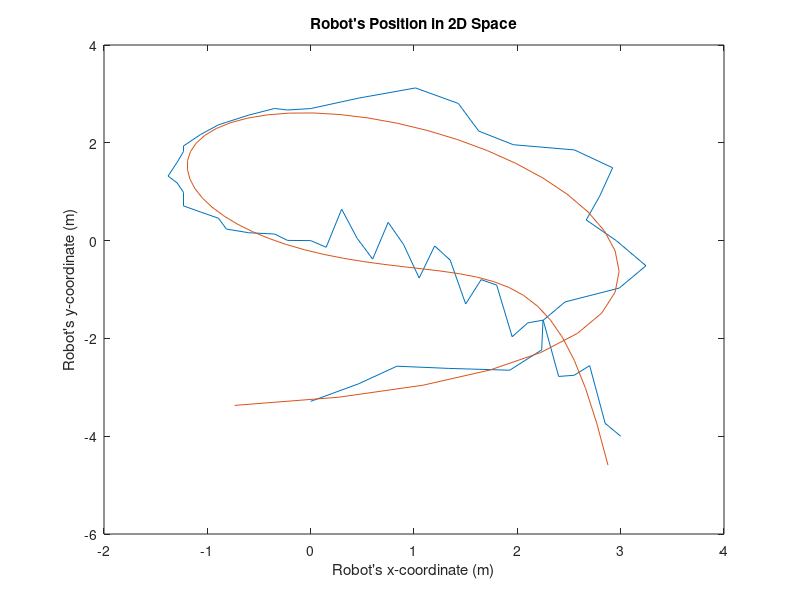

Write the MATLAB code that produced this figure. (Note: this script raises an error after producing the figure.)
%From analyzing robpos.mat
%x = robpos(t,2)
%y = robpos(t,3)
load("robpos.mat")
%Part a) plotting robot's position
t=robpos(:,1);
robposx=robpos(:,2);
robposy=robpos(:,3);
figure
plot(robpos(:,2),robpos(:,3))
title("Robot's Position in 2D Space")
xlabel("Robot's x-coordinate (m)")
ylabel("Robot's y-coordinate (m)")
%Part b) plotting a line of best fit for the posotion
coefsxpos=polyfit(t,robposx,5);
ybestfitposx=polyval(coefsxpos,t);
coefsypos=polyfit(t,robposy,5);
ybestfitposy=polyval(coefsypos,t);
hold on
plot(ybestfitposx,ybestfitposy)
legend("Position","Best fit")
%Part a) calculating velocity and acceleration
v=[];
a=[];
for t=1:60
    v(t,1) = sqrt((robpos(t + 1,2) - robpos(t,2))^2 + (robpos(t + 1,3) - robpos(t,3))^2);
    v(t,2) = robpos(t + 1,2) - robpos(t,2);
    v(t,3) = robpos(t + 1,3) - robpos(t,3);
    if t>1 %at t=0 there is no exisiting acceleration because (t-1) would be negative time
        a(t,1) = v(t,1)-v(t-1,1);
    end
end
%Part a) plotting velocity
linspacev = linspace(0,60,60);
figure
plot(linspacev,v(:,1))
title("Robot's Velocity")
xlabel("Time (s)")
ylabel("Velocity (m/s)")
%Part b) calculating line of best fit for velocity
vx=(v(:,2));
vy=(v(:,3));
coefsxv=polyfit(linspacev',vx,5);
ybestfitvx=polyval(coefsxv,linspacev');
coefsyv=polyfit(linspacev',vy,5);
ybestfitvy=polyval(coefsyv,linspacev');
ybestfitvall = sqrt(ybestfitvx.^2 + ybestfitvy.^2);
%plotting velocity line of best fit
hold on
plot(linspacev,ybestfitvall)
legend("Velocity", "Best fit")
%Part a) plotting acceleration
linspacea = linspace(1,60,60);
figure
plot(linspacea,a(:,1))
title("Robot's Acceleration")
xlabel("Time (s)")
ylabel("Acceleration (m/s^2)")
%Part b) calculating line of best fit for acceleration (using velocity's line of best fit)
for t=2:60
     a(t,2) = ybestfitvall(t) - ybestfitvall(t-1);
end
%Plotting acceleration line of best fit
hold on
plot(linspacea,a(:,2))
legend("Acceleration", "Best fit")
%Part c) motion of robot travelling in circle
t=linspace(0,60,61);
xcircle=1.2*sin(pi/30*(t-15))+1.2;
ycircle=1.2*sin(pi/30*(t));
figure
plot(xcircle,ycircle)
axis([0,1.2*2,-1.2,1.2])
title("Robot's Position in 2D Space")
xlabel("Robot's x-coordinate (m)")
ylabel("Robot's y-coordinate (m)")
%Calculating velocity and acceleration
circleposition=[xcircle;ycircle];
vcircle=[];
acircle=[];
for t=1:60
    vcircle(t) = sqrt((circleposition(1,t + 1) - circleposition(1,t))^2 + (circleposition(2,t + 1) - circleposition(2,t))^2);
    if t>1
        acircle(t) = vcircle(1,t)-vcircle(1,t-1);
    end
end
time=linspace(0,60,60)
%Plotting velocity and acceleration
figure
plot(time,vcircle)
title("Robot's Circular Motion Velocity")
xlabel("Time (s)")
ylabel("Velocity (m/s)")
figure
plot(time,acircle)
title("Robot's Circular Motion Acceleration")
xlabel("Time (s)")
ylabel("Acceleration (m/s^2)")
